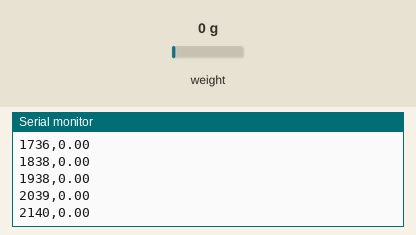
This sketch was run on a simulated Arduino Uno, built with avr-gcc and run on an emulated ATmega328P. On the bench: the last lines printed to the serial monitor. Inputs (shaded band) come from the test bench; at power-on: weight on the scale 0 g.

Above: at 2.2 s.
2.3 s: weight on the scale set to 100 g
At 2.35 s:
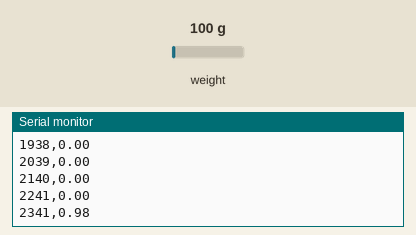
3.8 s: weight on the scale set to 1250 g
At 10.01 s:
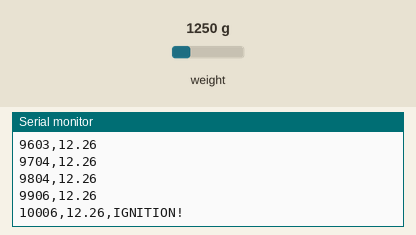
Timing chart, 0 to 11.3 s (numbered marks = the images above; inputs shaded):
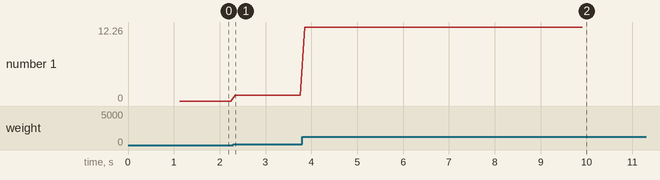

Measured:
- after the input at 2.3 s, the serial monitor: prints a new line at once (image 1)
- plotted number 1: 0 → 0.98 after the input at 2.3 s

The sketch:

static_fire_test.ino
```cpp
#include "HX711.h"

// HX711 circuit wiring
const int LOADCELL_DOUT_PIN = 3;
const int LOADCELL_SCK_PIN = 2;
const int RELAY_PIN = 1;
const int SERVO1_PIN = 9;
const int SERVO2_PIN = 11;

// Create an instance of the Hx711 class
HX711 scale;

float offset = 0;               // Offset value from the scale without any load
float calibrationFactor = 205;  // Calibration factor determined by the experiment (205 worked well)
const float g = 9.81;           // Acceleration due to gravity (m/s^2)
unsigned long timer = 0;
const double burnoutTime = 4.5;           // burn duration of G25W (s)
const double ignitionCommandTime = 10.0;  // time to command ignition
const double relayIgnitionDuration = 5;   // time to keep relay open (s)
double ignitionDelay = 1;                 // time between ignition command and ignition detection
void setup() {
  Serial.begin(9600);

  // Initialize the scale with the proper pins
  scale.begin(LOADCELL_DOUT_PIN, LOADCELL_SCK_PIN);

  // "Zero" the load cell
  scale.tare();

  // Set the calibration factor (from previous calibration experiments)
  scale.set_scale(calibrationFactor);

  Serial.println("Scale initialized. Calibration factor set.");
  Serial.println("----------------- NEW DATA BEGIN -----------------");

  pinMode(RELAY_PIN, OUTPUT);
  digitalWrite(RELAY_PIN, LOW);
}

void loop() {
  // Read and print the real-time load (thrust) value in Newtons
  float load_grams = scale.get_units();            // Get the load in grams
  float load_newtons = (load_grams / 1000.0) * g;  // Convert to Newtons
  timer = millis();

  if ((timer / 1000.0 >= ignitionCommandTime) && (timer / 1000.0 <= ignitionCommandTime + relayIgnitionDuration)) {
    // command motor ignition
    digitalWrite(RELAY_PIN, HIGH);
    // output time, load, and Ignition message
    Serial.print(timer);
    Serial.print(",");
    Serial.print(load_newtons);
    Serial.print(",");
    Serial.println("IGNITION!");

  } else if (timer / 1000.0 < ignitionCommandTime) {
    // output normal time and load before ignition
    Serial.print(timer);
    Serial.print(",");
    Serial.println(load_newtons);
  } else if (timer / 1000.0 > ignitionCommandTime + relayIgnitionDuration) {
    // output normal time and load after ignition
    digitalWrite(RELAY_PIN, LOW);
    Serial.print(timer);
    Serial.print(",");
    Serial.println(load_newtons);
  } else {
    Serial.print(timer);
    Serial.print(",");
    Serial.print("Exception thrown.");
  }
}
```
